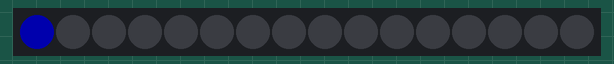
A sketch run on a simulated Arduino Uno, built with avr-gcc and run on an emulated ATmega328P. Parts: 16 RGB LEDs in strip order, left to right. Dim RGB values are drawn brighter than linear.

Above: at 0.15 s.
At 2.62 s:
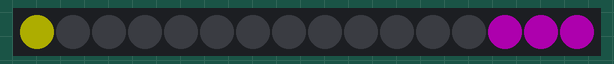
At 5.09 s:
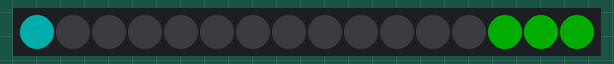
At 10.33 s:
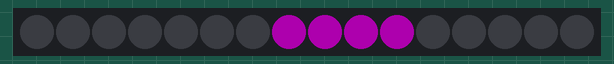
At 15.57 s:
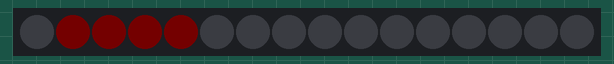
At 20.82 s:
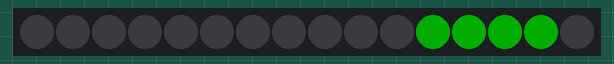

The sketch:

NeopixelRing.ino
```cpp
#include <Adafruit_NeoPixel.h>

#define PIN 6      // Pin
#define N_LEDS 16  //Number of led in total strips

Adafruit_NeoPixel strip = Adafruit_NeoPixel(N_LEDS, PIN, NEO_GRB + NEO_KHZ800);
unsigned long noti;

void setup() {
  Serial.begin(9600);
  strip.begin();
  strip.setBrightness(50);

  uint32_t c[] = {
    strip.Color(0, 0, 255),
    strip.Color(0, 255, 0),
    strip.Color(0, 255, 255),
    strip.Color(255, 0, 0),
    strip.Color(255, 0, 255),
    strip.Color(255, 255, 0),
    strip.Color(255, 255, 255),
  };


  chase(c,7,30);
  // rainbow(10);
}

void loop() {}

static void chase(uint32_t c[],int N, int wait) {
  int current_color = 0;
  uint16_t i = 0;

  while (true) {
    while (i < N_LEDS) {
      // Serial.println(i);
      strip.setPixelColor(i, c[current_color]);  // Draw new pixel
      strip.setPixelColor(i - 4, 0);             // Erase pixel a few steps back
      strip.show();
      delay(wait);
      i++;
    }

    current_color++;
    if (current_color > N) {
      current_color = 0;
    }

    i = 0;

    for (int a = 4; a > 0; a--) {
      // Serial.println(i);
      strip.setPixelColor(N_LEDS - a, 0);
      strip.setPixelColor(i, c[current_color]);
      i++;
      strip.show();
      delay(wait);
    }
  }
}

boolean checkPossible(int i) {
  if (i >= 0 and i <= 16) {
    return true;
  }
  return false;
}


void rainbow(int wait) {
  while (true) {

    for (long firstPixelHue = 0; firstPixelHue < 5 * 65536; firstPixelHue += 256) {
      for (int i = 0; i < strip.numPixels(); i++) {
        int pixelHue = firstPixelHue + (i * 65536L / strip.numPixels());
        strip.setPixelColor(i, strip.gamma32(strip.ColorHSV(pixelHue)));
        Serial.println(pixelHue);
      }

      strip.show();
      delay(wait);
      if (millis() - noti > 5000) {
        Serial.println("neopixel rainbow with arduino framework");
        noti = millis();
      }
    }
  }
}


// Input a value 0 to 255 to get a color value.
// The colours are a transition r - g - b - back to r.
uint32_t Wheel(byte WheelPos) {
  if (WheelPos < 85) {
    return strip.Color(WheelPos * 3, 255 - WheelPos * 3, 0);
  } else if (WheelPos < 170) {
    WheelPos -= 85;
    return strip.Color(255 - WheelPos * 3, 0, WheelPos * 3);
  } else {
    WheelPos -= 170;
    return strip.Color(0, WheelPos * 3, 255 - WheelPos * 3);
  }
}
```

Measured:
- by itself, everything shown: repeats every 19.7 s, in 64 steps
